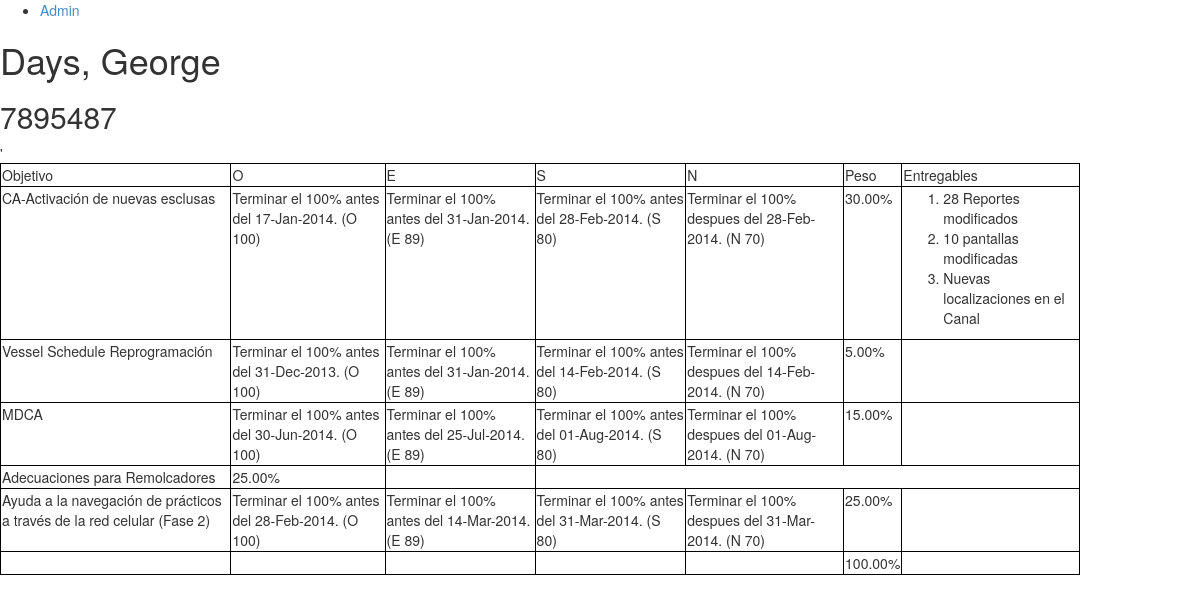
The page /goalmatrix/employee/gdays/ on the database its author committed.
### goalmatrix/models.py (models this page shows, shortened)
class Employee(models.Model):
    first_name = models.CharField(max_length=30)
    middle_name = models.CharField(max_length=30, blank=True, null=True)
    last_name = models.CharField(max_length=30)
    username = models.CharField(max_length=30,unique=True)
    company_id = models.CharField(max_length=8,
                                  validators=[RegexValidator(
                                            regex='^\d{7}$', message='company id must be 7 digits',
                                            code='invalid_company_id'),],
                                  unique=True)
    team = models.ForeignKey(Team, null=True, blank=True)
    def total_assignment(self):
        ta = 0
        for assign in self.assignment_set.all():
            ta += assign.weight
        return ta
    def __unicode__(self):
        return u"%s, %s" % (self.last_name, self.first_name,)

class Assignment(models.Model):
    position = models.IntegerField()
    employee = models.ForeignKey(Employee)
    goal = models.ForeignKey(Goal)
    weight = models.DecimalField(decimal_places=2, max_digits=5,
                                blank=True, null=True,
                                validators=[MinValueValidator(1),
                                            MaxValueValidator(100)])
    grade = models.DecimalField(decimal_places=2, max_digits=5,
                                blank=True, null=True,
                                validators=[MinValueValidator(1),
                                            MaxValueValidator(100)])
    class Meta:
        ordering = ['position']

class Goal(models.Model):
    position = models.IntegerField()
    description = models.CharField(max_length=120)
    grade = models.DecimalField(decimal_places=2, max_digits=5,
                                blank=True, null=True,
                                validators=[MinValueValidator(1),
                                            MaxValueValidator(100)])
    class Meta:
        ordering = ['position']

class AcceptanceCriteria(models.Model):
    goal = models.ForeignKey(Goal)
    DATE_DEFINITION_CHOICES =(('BEFORE', 'Before'), ('AFTER', 'After'), ('NA', 'Not Applicable'))
    standard = models.ForeignKey(StandardClassification)
    description = models.CharField(max_length=120, blank=True, null=True)
    date_definition = models.CharField(max_length=8,
                                       choices = DATE_DEFINITION_CHOICES,
                                       default= DATE_DEFINITION_CHOICES[0][0])
    expected_date = models.DateField()
    expected_percentage = models.IntegerField(default=100)
    def __unicode__(self):
        if self.date_definition == 'BEFORE':
            return u"Terminar el %.0f%% antes del %s. (%s)" % (self.expected_percentage, self.expected_date.strftime('%d-%b-%Y'), self.standard,)
        elif self.date_definition == 'AFTER':
            return u"Terminar el %.0f%% despues del %s. (%s)" % (self.expected_percentage, self.expected_date.strftime('%d-%b-%Y'), self.standard,)
        else:
            return u"%s para %s avance %d fecha  %s" % (self.goal, self.standard, self.expected_percentage, self.expected_date)

class StandardClassification(models.Model):
    class Meta:
        ordering = ['-grade']
    STANDARD_CLASSIFICATION = (
                      ('O', 'Outstanding'),
                      ('E', 'Superior'),
                      ('S', 'Satisfactory'),
                      ('N', 'Needs Improvement'),
                      )
    letter = models.CharField(max_length=1,
                              choices=STANDARD_CLASSIFICATION,
                              primary_key=True)
    grade = models.DecimalField(decimal_places=2, max_digits=5)
    def __unicode__(self):
        return u'%s %d' % (self.letter, self.grade)

class Deliverable(models.Model):
    position = models.IntegerField()
    goal = models.ForeignKey(Goal)
    description = models.CharField(max_length=120)

### goalmatrix/views.py (the view)
# urls.py: url(r'^employee/(?P<username>\w*)/$', views.showassignments, name='show_assingments'),
def showassignments(request, username):
    employee = Employee.objects.get(username=username)
    context = RequestContext(request)
    context_dict = {'employee': employee}
    return render_to_response('goalmatrix/employee.html', context_dict, context)

### templates/goalmatrix/employee.html (shortened to what this page needs)
{% extends "goalmatrix/base.html" %}
{% load static %}
{% block content %}
	<h1>{{ employee }}</h1>
	<h2>{{ employee.company_id }}</h2>
	<table id="matrix">
		'<thead>
			<tr>
				<td>Objetivo</td>
				<td>O</td>
				<td>E</td>
				<td>S</td>
				<td>N</td>
				<td>Peso</td>
				<td>Entregables</td>
			</tr>
		</thead>
	{% for assignment in employee.assignment_set.all %}
		<tr class="goal">
			<td class="goal-description">{{ assignment.goal.description}}</td>
			{% for criteria in assignment.goal.acceptancecriteria_set.all%}
			<td class="goal-criteria">{{ criteria }}</td>
			{% endfor%}
			<td class="goal-weight">{{ assignment.weight}}%</td>
			<td class="goal-deliverable">
				<ol>
					{% for deliverable in assignment.goal.deliverable_set.all %}
					<li>{{ deliverable.description }}</li>
					{% endfor %}
				</ol>
			</td>
		</tr>
	{% endfor %}
	<tr>
		<td>&nbsp;</td>
		<td>&nbsp;</td>
		<td>&nbsp;</td>
		<td>&nbsp;</td>
		<td>&nbsp;</td>
		<td>{{ employee.total_assignment }}%</td>
		<td>&nbsp;</td>
	</tr>
	</table>
{% endblock %}

### static/css/goalmatrix.css (style rules this page uses)
body { background-color:white; }
table#matrix { width: 90%; border: 1px solid black; border-collapse:collapse; }
table#matrix > tbody > tr > td { border: 1px solid black; }
table#matrix > thead > tr > td { border: 1px solid black; }
.goal { vertical-align:text-top; }

### rows shown on the page
Employee: last_name+first_name "Days, George", company_id "7895487", total_assignment "100.00"
Assignment: goal.description "CA-Activación de nuevas esclusas", weight "30.00"
AcceptanceCriteria: date_definition+expected_percentage+expected_date "Terminar el 100% antes del 17-Jan-2014. (O 100)"
AcceptanceCriteria: date_definition+expected_percentage+expected_date "Terminar el 100% antes del 31-Jan-2014. (E 89)"
AcceptanceCriteria: date_definition+expected_percentage+expected_date "Terminar el 100% antes del 28-Feb-2014. (S 80)"
AcceptanceCriteria: date_definition+expected_percentage+expected_date "Terminar el 100% despues del 28-Feb-2014. (N 70)"
Deliverable: description "28 Reportes modificados"
Deliverable: description "10 pantallas modificadas"
Deliverable: description "Nuevas localizaciones en el Canal"
Assignment: goal.description "Vessel Schedule Reprogramación", weight "5.00"
AcceptanceCriteria: date_definition+expected_percentage+expected_date "Terminar el 100% antes del 31-Dec-2013. (O 100)"
AcceptanceCriteria: date_definition+expected_percentage+expected_date "Terminar el 100% antes del 31-Jan-2014. (E 89)"
AcceptanceCriteria: date_definition+expected_percentage+expected_date "Terminar el 100% antes del 14-Feb-2014. (S 80)"
AcceptanceCriteria: date_definition+expected_percentage+expected_date "Terminar el 100% despues del 14-Feb-2014. (N 70)"
Assignment: goal.description "MDCA", weight "15.00"
AcceptanceCriteria: date_definition+expected_percentage+expected_date "Terminar el 100% antes del 30-Jun-2014. (O 100)"
AcceptanceCriteria: date_definition+expected_percentage+expected_date "Terminar el 100% antes del 25-Jul-2014. (E 89)"
AcceptanceCriteria: date_definition+expected_percentage+expected_date "Terminar el 100% antes del 01-Aug-2014. (S 80)"
AcceptanceCriteria: date_definition+expected_percentage+expected_date "Terminar el 100% despues del 01-Aug-2014. (N 70)"
Assignment: goal.description "Adecuaciones para Remolcadores", weight "25.00"
Assignment: goal.description "Ayuda a la navegación de prácticos a través de la red celular (Fase 2)", weight "25.00"
AcceptanceCriteria: date_definition+expected_percentage+expected_date "Terminar el 100% antes del 28-Feb-2014. (O 100)"
AcceptanceCriteria: date_definition+expected_percentage+expected_date "Terminar el 100% antes del 14-Mar-2014. (E 89)"
AcceptanceCriteria: date_definition+expected_percentage+expected_date "Terminar el 100% antes del 31-Mar-2014. (S 80)"
AcceptanceCriteria: date_definition+expected_percentage+expected_date "Terminar el 100% despues del 31-Mar-2014. (N 70)"
